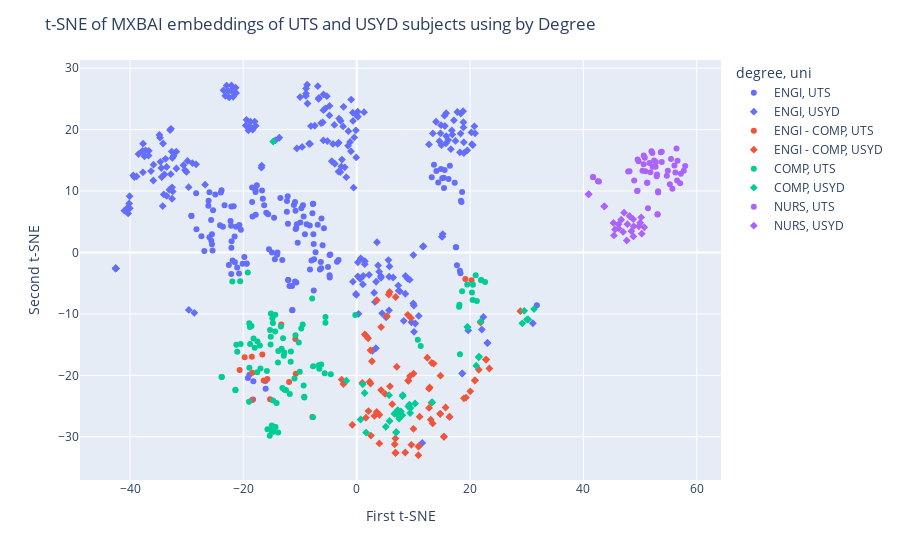

Notebook source saved alongside this figure:
### Code cell
show_degree_plot("mxbai")

### Figure 1 — Plotly figure (JSON) as saved in the notebook; plotly's stock layout.template omitted (floating-point values rounded to 4 significant figures; data arrays with more than 128 entries replaced by an {"elided": "..."} marker saying what was removed)
{"data": [{"customdata": {"elided": "139x2 str values"}, "hovertemplate": "<b>%{hovertext}</b><br><br>degree=ENGI<br>uni=%{customdata[1]}<br>x=%{x}<br>y=%{y}<br>subject_code=%{customdata[0]}<extra></extra>", "hovertext": {"elided": "139 str values"}, "legendgroup": "ENGI, UTS", "marker": {"color": "#636efa", "symbol": "circle"}, "mode": "markers", "name": "ENGI, UTS", "orientation": "v", "showlegend": true, "type": "scatter", "x": {"elided": "139 float values"}, "xaxis": "x", "y": {"elided": "139 float values"}, "yaxis": "y"}, {"customdata": {"elided": "231x2 str values"}, "hovertemplate": "<b>%{hovertext}</b><br><br>degree=ENGI<br>uni=%{customdata[1]}<br>x=%{x}<br>y=%{y}<br>subject_code=%{customdata[0]}<extra></extra>", "hovertext": {"elided": "231 str values"}, "legendgroup": "ENGI, USYD", "marker": {"color": "#636efa", "symbol": "diamond"}, "mode": "markers", "name": "ENGI, USYD", "orientation": "v", "showlegend": true, "type": "scatter", "x": {"elided": "231 float values"}, "xaxis": "x", "y": {"elided": "231 float values"}, "yaxis": "y"}, {"customdata": [["31251", "UTS"], ["31271", "UTS"], ["41113", "UTS"], ["41001", "UTS"], ["31250", "UTS"], ["31257", "UTS"], ["31282", "UTS"], ["41092", "UTS"], ["33230", "UTS"], ["48024", "UTS"], ["48730", "UTS"], ["48433", "UTS"], ["31005", "UTS"], ["31269", "UTS"], ["33130", "UTS"], ["41039", "UTS"]], "hovertemplate": "<b>%{hovertext}</b><br><br>degree=ENGI - COMP<br>uni=%{customdata[1]}<br>x=%{x}<br>y=%{y}<br>subject_code=%{customdata[0]}<extra></extra>", "hovertext": ["31251", "31271", "41113", "41001", "31250", "31257", "31282", "41092", "33230", "48024", "48730", "48433", "31005", "31269", "33130", "41039"], "legendgroup": "ENGI - COMP, UTS", "marker": {"color": "#EF553B", "symbol": "circle"}, "mode": "markers", "name": "ENGI - COMP, UTS", "orientation": "v", "showlegend": true, "type": "scatter", "x": [-15.29, -18.46, -18.43, -7.819, -10.75, -18.5, -16.65, -13.32, 20.27, -16.41, -10.83, -20.66, -11.92, -19.77, 19.17, -15.76], "xaxis": "x", "y": [-23.88, -24.02, -19.58, -26.79, -19.74, -16.96, -16.6, -11.71, -4.505, -20.85, -14.09, -19.14, -21.07, -17.04, -4.309, -20.59], "yaxis": "y"}, {"customdata": {"elided": "73x2 str values"}, "hovertemplate": "<b>%{hovertext}</b><br><br>degree=ENGI - COMP<br>uni=%{customdata[1]}<br>x=%{x}<br>y=%{y}<br>subject_code=%{customdata[0]}<extra></extra>", "hovertext": ["ISYS2110", "COMP3109", "COMP3308", "COMP4530", "ELEC5618", "INFO1910", "COMP2017", "ELEC5619", "COMP4415", "COMP4618", "ELEC1601", "COMP2922", "COMP3221", "COMP4445", "DATA4207", "INFO1110", "MATH1061", "ISYS2120", "COMP4347", "SOFT2412", "COMP3027", "COMP4424", "ELEC5307", "ISYS4450", "ELEC5306", "COMP4425", "SOFT3202", "COMP4448", "COMP2123", "ISYS2160", "DATA3404", "COMP4405", "DATA2901", "DATA2002", "COMP4216", "COMP4328", "DATA2001", "DATA2902", "COMP4447", "ELEC3506", "COMP4349", "COMP4426", "COMP2823", "COMP3419", "ELEC5514", "COMP3927", "SOFT2201", "COMP4427", "SOFT3410", "ISYS3401", "COMP4348", "COMP4446", "SOFT3888", "COMP4329", "INFO3315", "INFO1113", "INFO4491", "COMP4313", "DATA3406", "INFO3616", "COMP3520", "COMP4318", "ELEC5616", "COMP2022", "COMP4617", "ISYS3888", "COMP4416", "COMP4338", "ELEC5620", "ELEC5509", "ELEC5508", "COMP4270", "COMP3608"], "legendgroup": "ENGI - COMP, USYD", "marker": {"color": "#EF553B", "symbol": "diamond"}, "mode": "markers", "name": "ENGI - COMP, USYD", "orientation": "v", "showlegend": true, "type": "scatter", "x": [2.072, 10.02, 12.87, 13.21, 1.426, 10.95, 9.642, 2.429, 9.105, 2.286, 5.344, 15.4, 13.07, 15.69, 21.54, 10.89, 21.85, 19.28, 2.68, 6.703, 14.74, 28.87, 9.582, 1.62, 9.017, 10.04, 6.82, 7.07, 16.38, 3.531, 20.04, 9.396, 20.85, 22.86, 5.024, 13.25, 20.85, 22.79, 4.298, 6.882, 2.502, 11.1, 16.37, 9.101, 3.544, 14.74, 6.86, -2.342, 8.568, 3.128, 3.997, 14.78, 6.825, 12.45, -2.653, 10.88, -0.777, 13.4, 23.41, 0.9881, 6.27, 13.57, 4.306, 15.39, 2.441, 3.999, 5.869, 18.91, 2.011, 5.65, 5.8, 12.76, 12.77], "xaxis": "x", "y": [-25.82, -28.71, -21.98, -24.45, -13.34, -31.53, -31.31, -15.93, -20.86, -21.03, -10.37, -29.99, -27.22, -25.24, -19.09, -31.59, -11.41, -23.62, -17.71, -31.22, -26.26, -9.555, -10.68, -26.91, -10.14, -19.72, -32.63, -18.62, -26.76, -25.96, -22.61, -20.12, -20.81, -17.43, -23.03, -17.97, -20.83, -17.44, -22.39, -7.246, -29.8, -26.72, -26.73, -20.88, -7.779, -26.26, -32.6, -21.42, -32.56, -26.62, -31.09, -20.05, -30.28, -17.14, -20.69, -33.01, -28.06, -27.82, -18.89, -21.22, -24.69, -18.08, -12.14, -30.0, -21.34, -26.42, -21.78, -23.74, -13.96, -6.846, -6.435, -25.3, -22.17], "yaxis": "y"}, {"customdata": {"elided": "88x2 str values"}, "hovertemplate": "<b>%{hovertext}</b><br><br>degree=COMP<br>uni=%{customdata[1]}<br>x=%{x}<br>y=%{y}<br>subject_code=%{customdata[0]}<extra></extra>", "hovertext": ["31482", "41903", "31247", "42913", "35005", "32144", "31338", "48450", "31748", "37262", "41889", "41020", "41077", "41173", "41172", "41076", "31266", "41021", "37234", "42050", "41040", "37233", "42036", "31261", "41026", "37161", "41175", "31277", "41905", "48270", "32011", "41180", "37252", "48436", "41181", "31256", "41174", "31276", "31260", "42037", "32009", "31275", "31263", "43023", "37335", "41182", "31280", "57304", "31097", "31243", "41004", "31255", "31080", "31242", "41052", "41183", "48033", "37181", "31258", "37363", "32931", "41025", "31777", "31262", "42028", "32146", "41891", "35007", "41080", "41079", "41184", "31245", "31253", "41043", "41171", "31265", "43025", "41019", "43024", "31927", "37373", "31272", "41900", "41185", "31268", "41078", "35006", "41890"], "legendgroup": "COMP, UTS", "marker": {"color": "#00cc96", "symbol": "circle"}, "mode": "markers", "name": "COMP, UTS", "orientation": "v", "showlegend": true, "type": "scatter", "x": [-18.56, -13.37, -18.81, -15.2, 20.45, -18.96, -14.39, -7.861, -21.4, 21.96, -16.98, -4.568, -5.513, -14.98, -13.87, -15.1, -17.99, -6.715, 20.34, 18.21, -12.74, 20.52, -10.81, -15.3, -18.94, 21.97, -14.33, -14.88, -0.2445, -19.22, -14.37, -11.66, 20.99, -10.22, -13.83, 10.77, -15.75, -21.24, -6.599, -9.784, -15.14, -14.78, -23.78, -12.47, 19.5, -13.25, -18.2, -5.522, -17.1, -10.98, -9.36, -17.51, -7.696, -21.4, -14.75, -12.88, -9.529, 18.59, -21.08, 22.65, -18.84, -17.57, -5.65, -23.86, 11.29, -10.06, -7.712, 21.2, -14.14, -9.242, -13.89, -20.47, -19.0, -11.81, -15.33, -20.57, -14.68, -6.268, -13.12, -15.86, 18.06, -21.95, -11.62, -12.78, -15.17, -9.255, 18.13, -12.99], "xaxis": "x", "y": [-11.95, -12.06, -14.88, -14.98, -7.757, -11.51, -12.88, -7.491, -22.44, -4.489, -18.88, -19.81, -10.52, -28.16, -29.3, -28.97, -15.5, -18.38, -6.516, -16.57, -22.33, -5.256, -13.48, -12.63, -18.78, -4.515, -28.41, -10.7, -10.17, -3.279, -10.13, -17.8, -3.72, -14.64, -16.05, -14.19, -28.77, -15.02, -18.91, -12.36, -9.92, -11.47, -20.28, -22.43, -5.215, -15.69, -14.01, -11.43, -15.16, -20.51, -21.67, -14.49, -18.53, -22.36, -24.12, -16.83, -11.71, -6.295, -16.17, -4.828, -12.12, -19.49, -19.64, -20.26, -15.22, -19.4, -26.83, -7.913, -24.5, -23.59, -17.9, -14.91, -24.31, -23.05, -29.83, -4.688, -29.17, -18.24, -22.05, -19.29, -8.833, -4.734, -16.13, -16.27, -13.71, -23.48, -8.495, -13.97], "yaxis": "y"}, {"customdata": [["COMP3888", "USYD"], ["INFO4912", "USYD"], ["MATH1964", "USYD"], ["INFO1911", "USYD"], ["INFO4990", "USYD"], ["ISYS5070", "USYD"], ["INFO2150", "USYD"], ["INFO4913", "USYD"], ["DATA1901", "USYD"], ["HTIN4003", "USYD"], ["INFO2222", "USYD"], ["INFO4001", "USYD"], ["INFO4406", "USYD"], ["INFO2911", "USYD"], ["ENGG3800", "USYD"], ["HTIN4005", "USYD"], ["INFO1111", "USYD"], ["INFO3911", "USYD"], ["INFO1112", "USYD"], ["CSEC3616", "USYD"], ["INFO3912", "USYD"], ["HTIN4006", "USYD"], ["COMP3988", "USYD"], ["COMP3530", "USYD"], ["DATA3888", "USYD"], ["INFO4999", "USYD"], ["INFO4002", "USYD"], ["INFO4444", "USYD"], ["INFO2912", "USYD"], ["MATH1961", "USYD"], ["DATA1001", "USYD"], ["INFO4911", "USYD"], ["MATH1064", "USYD"], ["INFO1912", "USYD"], ["INFO3333", "USYD"], ["CSEC3888", "USYD"]], "hovertemplate": "<b>%{hovertext}</b><br><br>degree=COMP<br>uni=%{customdata[1]}<br>x=%{x}<br>y=%{y}<br>subject_code=%{customdata[0]}<extra></extra>", "hovertext": ["COMP3888", "INFO4912", "MATH1964", "INFO1911", "INFO4990", "ISYS5070", "INFO2150", "INFO4913", "DATA1901", "HTIN4003", "INFO2222", "INFO4001", "INFO4406", "INFO2911", "ENGG3800", "HTIN4005", "INFO1111", "INFO3911", "INFO1112", "CSEC3616", "INFO3912", "HTIN4006", "COMP3988", "COMP3530", "DATA3888", "INFO4999", "INFO4002", "INFO4444", "INFO2912", "MATH1961", "DATA1001", "INFO4911", "MATH1064", "INFO1912", "INFO3333", "CSEC3888"], "legendgroup": "COMP, USYD", "marker": {"color": "#00cc96", "symbol": "diamond"}, "mode": "markers", "name": "COMP, USYD", "orientation": "v", "showlegend": true, "type": "scatter", "x": [6.95, 9.105, 19.58, 6.639, 10.3, 0.688, 29.21, 9.295, 21.52, 31.29, -1.818, 8.124, 29.56, 8.044, -14.74, 30.26, 5.132, 7.495, 5.71, 1.074, 7.272, 30.05, 6.969, 13.32, 21.09, 9.43, 8.11, 1.653, 7.796, 21.88, 21.58, 9.498, 19.52, 7.241, 5.797, 1.403], "xaxis": "x", "y": [-29.3, -25.07, -12.18, -26.24, -24.59, -27.19, -11.53, -24.76, -17.06, -9.208, -20.86, -23.21, -9.502, -26.48, 18.06, -10.9, -28.37, -27.03, -23.22, -21.47, -26.51, -10.91, -29.24, -24.37, -18.42, -26.14, -23.39, -29.31, -25.89, -11.22, -16.95, -25.3, -12.11, -25.65, -27.43, -22.87], "yaxis": "y"}, {"customdata": [["92471", "UTS"], ["93470", "UTS"], ["93217", "UTS"], ["93201", "UTS"], ["93200", "UTS"], ["93216", "UTS"], ["91529", "UTS"], ["92470", "UTS"], ["93220", "UTS"], ["92482", "UTS"], ["93211", "UTS"], ["93207", "UTS"], ["93227", "UTS"], ["92477", "UTS"], ["93231", "UTS"], ["93230", "UTS"], ["92476", "UTS"], ["91562", "UTS"], ["93226", "UTS"], ["93206", "UTS"], ["93210", "UTS"], ["93205", "UTS"], ["93213", "UTS"], ["92479", "UTS"], ["92480", "UTS"], ["93229", "UTS"], ["93209", "UTS"], ["93233", "UTS"], ["92475", "UTS"], ["91561", "UTS"], ["93225", "UTS"], ["93224", "UTS"], ["92474", "UTS"], ["93232", "UTS"], ["93208", "UTS"], ["93228", "UTS"], ["92481", "UTS"], ["92478", "UTS"], ["93212", "UTS"], ["93204", "UTS"], ["93219", "UTS"], ["92473", "UTS"], ["91530", "UTS"], ["93223", "UTS"], ["93203", "UTS"], ["93214", "UTS"], ["93202", "UTS"], ["93222", "UTS"], ["92472", "UTS"], ["93218", "UTS"]], "hovertemplate": "<b>%{hovertext}</b><br><br>degree=NURS<br>uni=%{customdata[1]}<br>x=%{x}<br>y=%{y}<br>subject_code=%{customdata[0]}<extra></extra>", "hovertext": ["92471", "93470", "93217", "93201", "93200", "93216", "91529", "92470", "93220", "92482", "93211", "93207", "93227", "92477", "93231", "93230", "92476", "91562", "93226", "93206", "93210", "93205", "93213", "92479", "92480", "93229", "93209", "93233", "92475", "91561", "93225", "93224", "92474", "93232", "93208", "93228", "92481", "92478", "93212", "93204", "93219", "92473", "91530", "93223", "93203", "93214", "93202", "93222", "92472", "93218"], "legendgroup": "NURS, UTS", "marker": {"color": "#ab63fa", "symbol": "circle"}, "mode": "markers", "name": "NURS, UTS", "orientation": "v", "showlegend": true, "type": "scatter", "x": [55.26, 56.43, 49.57, 50.63, 50.95, 52.0, 41.69, 57.06, 51.23, 57.2, 52.78, 50.43, 47.9, 56.6, 49.49, 49.73, 54.9, 42.57, 53.1, 53.83, 52.93, 51.4, 48.13, 56.06, 57.71, 52.17, 53.18, 51.28, 56.23, 42.74, 52.46, 52.98, 57.96, 53.64, 52.22, 50.64, 54.73, 55.7, 53.07, 51.82, 53.83, 55.47, 41.7, 53.18, 48.96, 50.84, 51.67, 52.73, 56.53, 49.55], "xaxis": "x", "y": [11.11, 16.93, 15.13, 14.35, 13.23, 16.46, 12.3, 11.25, 11.34, 12.8, 14.71, 13.32, 13.18, 14.94, 10.02, 14.84, 13.3, 11.61, 6.167, 14.72, 12.4, 7.178, 13.23, 14.17, 13.3, 16.18, 9.97, 11.35, 13.01, 11.53, 14.97, 12.69, 14.07, 16.33, 13.95, 15.8, 12.49, 10.36, 6.232, 13.06, 16.4, 15.21, 12.25, 9.761, 11.72, 15.41, 14.55, 13.94, 11.73, 10.05], "yaxis": "y"}, {"customdata": [["NURS1008", "USYD"], ["NURS3019", "USYD"], ["NURS1004", "USYD"], ["NURS3015", "USYD"], ["NURS1005", "USYD"], ["NURS2003", "USYD"], ["NURS3018", "USYD"], ["NURS1002", "USYD"], ["NURS2008", "USYD"], ["NURS3008", "USYD"], ["NURS2009", "USYD"], ["NURS3012", "USYD"], ["NURS1003", "USYD"], ["NURS2005", "USYD"], ["NURS3007", "USYD"], ["NURS2010", "USYD"], ["NURS2006", "USYD"], ["NURS1001", "USYD"], ["NURS2011", "USYD"], ["NURS3017", "USYD"], ["NURS1006", "USYD"], ["NURS2001", "USYD"], ["NURS1007", "USYD"], ["NURS3020", "USYD"]], "hovertemplate": "<b>%{hovertext}</b><br><br>degree=NURS<br>uni=%{customdata[1]}<br>x=%{x}<br>y=%{y}<br>subject_code=%{customdata[0]}<extra></extra>", "hovertext": ["NURS1008", "NURS3019", "NURS1004", "NURS3015", "NURS1005", "NURS2003", "NURS3018", "NURS1002", "NURS2008", "NURS3008", "NURS2009", "NURS3012", "NURS1003", "NURS2005", "NURS3007", "NURS2010", "NURS2006", "NURS1001", "NURS2011", "NURS3017", "NURS1006", "NURS2001", "NURS1007", "NURS3020"], "legendgroup": "NURS, USYD", "marker": {"color": "#ab63fa", "symbol": "diamond"}, "mode": "markers", "name": "NURS, USYD", "orientation": "v", "showlegend": true, "type": "scatter", "x": [45.58, 47.0, 46.2, 50.29, 40.95, 49.78, 47.17, 46.66, 50.73, 50.2, 48.8, 47.64, 50.02, 43.69, 45.39, 48.14, 48.45, 40.91, 48.82, 45.31, 48.88, 43.7, 47.77, 46.22], "xaxis": "x", "y": [3.756, 3.348, 4.588, 3.056, 9.503, 4.269, 6.481, 5.325, 4.104, 5.724, 5.413, 1.946, 4.838, 7.507, 2.778, 5.939, 3.464, 9.451, 2.613, 4.814, 4.247, 7.496, 4.603, 3.916], "yaxis": "y"}], "layout": {"legend": {"title": {"text": "degree, uni"}, "tracegroupgap": 0}, "margin": {"t": 60}, "title": {"text": "t-SNE of MXBAI embeddings of UTS and USYD subjects using by Degree"}, "xaxis": {"anchor": "y", "domain": [0, 1], "title": {"text": "First t-SNE"}}, "yaxis": {"anchor": "x", "domain": [0, 1], "title": {"text": "Second t-SNE"}}}}
